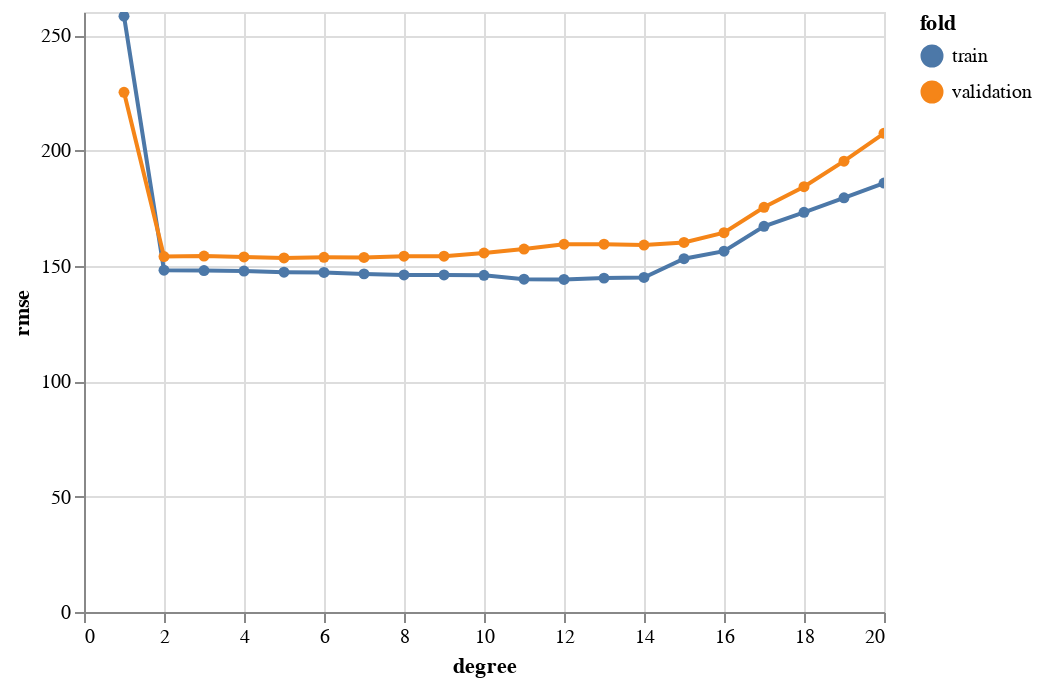

The cell this chart's notebook holds for it:
### Code cell
X_train, X_val, y_train, y_val = train_test_split(
    df4[["X"]], df4.y, test_size=0.2
)

results4 = pd.DataFrame(columns=["degree", "fold", "rmse"])
for n in range(1, MAX_DEGREE + 1):
    poly = PolynomialFeatures(n)
    Xp_train = poly.fit_transform(X_train)
    Xp_val = poly.fit_transform(X_val)
    lm = LinearRegression().fit(Xp_train, y_train)
    y_hat = lm.predict(Xp_train)
    y_hat_val = lm.predict(Xp_val)
    results4 = results4.append(
        [
            {
                "degree": n,
                "fold": "train",
                "rmse": np.sqrt(mean_squared_error(y_train, y_hat)),
            },
            {
                "degree": n,
                "fold": "validation",
                "rmse": np.sqrt(mean_squared_error(y_val, y_hat_val)),
            },
        ],
        ignore_index=True,
    )

results4 = results4.round(3)
plot_validation_curve(results4).interactive()

### Figure 1 — Vega-Lite specification as saved in the notebook (floating-point values rounded to 4 significant figures)
{"config": {"view": {"continuousWidth": 400, "continuousHeight": 300}}, "layer": [{"mark": {"type": "line", "point": {}}, "encoding": {"color": {"type": "nominal", "field": "fold"}, "x": {"type": "quantitative", "field": "degree"}, "y": {"type": "quantitative", "field": "rmse"}}, "selection": {"selector003": {"type": "interval", "bind": "scales", "encodings": ["x", "y"]}}}, {"mark": {"type": "rule", "color": "#aaa"}, "encoding": {"x": {"type": "quantitative", "field": "degree"}}, "transform": [{"filter": {"selection": "selector002"}}]}, {"mark": "circle", "encoding": {"color": {"type": "nominal", "field": "fold"}, "opacity": {"condition": {"value": 1, "selection": "selector002"}, "value": 0}, "x": {"type": "quantitative", "field": "degree"}, "y": {"type": "quantitative", "field": "rmse"}}, "selection": {"selector002": {"type": "single", "encodings": ["x"], "on": "mouseover", "nearest": true, "empty": "none"}}}, {"mark": {"type": "text", "align": "left", "dx": 5, "dy": -5, "stroke": "white", "strokeWidth": 2}, "encoding": {"color": {"type": "nominal", "field": "fold"}, "text": {"type": "quantitative", "field": "rmse"}, "x": {"type": "quantitative", "field": "degree"}, "y": {"type": "quantitative", "field": "rmse"}}, "transform": [{"filter": {"selection": "selector002"}}]}, {"mark": {"type": "text", "align": "left", "dx": 5, "dy": -5}, "encoding": {"color": {"type": "nominal", "field": "fold"}, "text": {"type": "quantitative", "field": "rmse"}, "x": {"type": "quantitative", "field": "degree"}, "y": {"type": "quantitative", "field": "rmse"}}, "transform": [{"filter": {"selection": "selector002"}}]}], "data": {"name": "data-60552e6af640a210e7e7edf4ccfc11c0"}, "$schema": "https://vega.github.io/schema/vega-lite/v4.8.1.json", "datasets": {"data-60552e6af640a210e7e7edf4ccfc11c0": [{"degree": 1, "fold": "train", "rmse": 258.2}, {"degree": 1, "fold": "validation", "rmse": 225.2}, {"degree": 2, "fold": "train", "rmse": 148.1}, {"degree": 2, "fold": "validation", "rmse": 154.0}, {"degree": 3, "fold": "train", "rmse": 148.0}, {"degree": 3, "fold": "validation", "rmse": 154.2}, {"degree": 4, "fold": "train", "rmse": 147.8}, {"degree": 4, "fold": "validation", "rmse": 153.9}, {"degree": 5, "fold": "train", "rmse": 147.3}, {"degree": 5, "fold": "validation", "rmse": 153.4}, {"degree": 6, "fold": "train", "rmse": 147.1}, {"degree": 6, "fold": "validation", "rmse": 153.7}, {"degree": 7, "fold": "train", "rmse": 146.5}, {"degree": 7, "fold": "validation", "rmse": 153.6}, {"degree": 8, "fold": "train", "rmse": 146.1}, {"degree": 8, "fold": "validation", "rmse": 154.2}, {"degree": 9, "fold": "train", "rmse": 146.0}, {"degree": 9, "fold": "validation", "rmse": 154.2}, {"degree": 10, "fold": "train", "rmse": 145.9}, {"degree": 10, "fold": "validation", "rmse": 155.6}, {"degree": 11, "fold": "train", "rmse": 144.2}, {"degree": 11, "fold": "validation", "rmse": 157.3}, {"degree": 12, "fold": "train", "rmse": 144.1}, {"degree": 12, "fold": "validation", "rmse": 159.4}, {"degree": 13, "fold": "train", "rmse": 144.7}, {"degree": 13, "fold": "validation", "rmse": 159.4}, {"degree": 14, "fold": "train", "rmse": 145.0}, {"degree": 14, "fold": "validation", "rmse": 159.0}, {"degree": 15, "fold": "train", "rmse": 153.1}, {"degree": 15, "fold": "validation", "rmse": 160.2}, {"degree": 16, "fold": "train", "rmse": 156.4}, {"degree": 16, "fold": "validation", "rmse": 164.4}, {"degree": 17, "fold": "train", "rmse": 167.1}, {"degree": 17, "fold": "validation", "rmse": 175.4}, {"degree": 18, "fold": "train", "rmse": 173.2}, {"degree": 18, "fold": "validation", "rmse": 184.3}, {"degree": 19, "fold": "train", "rmse": 179.5}, {"degree": 19, "fold": "validation", "rmse": 195.4}, {"degree": 20, "fold": "train", "rmse": 185.9}, {"degree": 20, "fold": "validation", "rmse": 207.4}]}}
